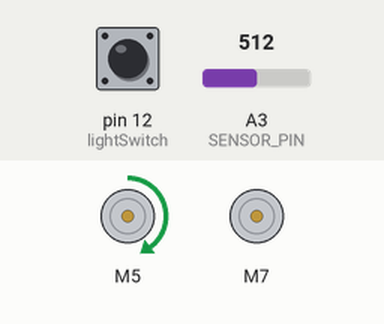
Bench run of a program on a simulated Arduino Nano, built with avr-gcc and run on an emulated ATmega328P. Shown: 2 × DC motor (green arrow = forward, orange = backward, longer = faster). The inputs (shaded band) are chosen by the test bench; at power-on: pin 12 (lightSwitch) LOW, A3 (SENSOR_PIN) = 512.

Above: at 1.2 s.
1.3 s: pin 12 (lightSwitch) pulled HIGH for 3.2 s
At 4.3 s:
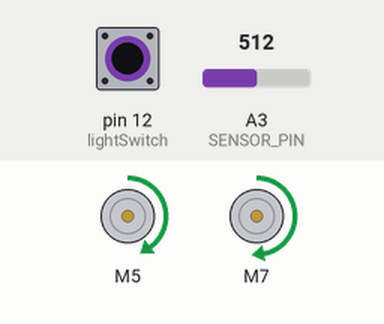
Timing chart, 0 to 6.0 s (numbered marks = the images above; inputs shaded):
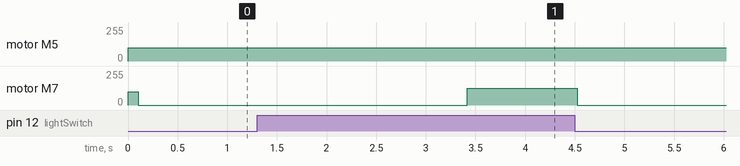

The program:

main.cpp
```cpp
#include <Arduino.h>

#include <Thermistor.h>
#include <NTC_Thermistor.h>
#include <AverageThermistor.h>

#include <L298NX2.h>

#include <Adafruit_SleepyDog.h>

#define SENSOR_PIN A3
#define REFERENCE_RESISTANCE 100000
#define NOMINAL_RESISTANCE 100000
#define NOMINAL_TEMPERATURE 25
#define B_VALUE 3950

#define IDEAL_TEMP 32

/**
  How many readings are taken to determine a mean temperature.
  The more values, the longer a calibration is performed,
  but the readings will be more accurate.
*/
#define READINGS_NUMBER 10

/**
  Delay time between a temperature readings
  from the temperature sensor (ms).
*/
#define DELAY_TIME 10

Thermistor *thermistor = NULL;

const unsigned int EN_A = 3;
const unsigned int IN1_A = 5;
const unsigned int IN2_A = 6;

const unsigned int IN1_B = 7;
const unsigned int IN2_B = 8;
const unsigned int EN_B = 9;

const unsigned int lightSwitch = 12;
unsigned int aSpeed = 50;
unsigned int lightSwitchValue = 0;

L298NX2 motors(EN_A, IN1_A, IN2_A, EN_B, IN1_B, IN2_B);

void setup()
{
  // put your setup code here, to run once:
 //TCCR0B = TCCR0B & (B11111000 | B00000010); // for PWM frequency of 3921.16 Hz
 //TCCR1B = TCCR1B & (B11111000 | B00000010); // for PWM frequency of 3921.16 Hz
 //TCCR2B = TCCR2B & (B11111000 | B00000010); // for PWM frequency of 3921.16 Hz
  // Used to display information

  thermistor = new AverageThermistor(
      new NTC_Thermistor(
          SENSOR_PIN,
          REFERENCE_RESISTANCE,
          NOMINAL_RESISTANCE,
          NOMINAL_TEMPERATURE,
          B_VALUE),
      READINGS_NUMBER,
      DELAY_TIME);

  pinMode(lightSwitch, INPUT); // sets the digital pin 12 as input
  motors.forward();
  motors.setSpeedA(aSpeed);
}
/*
Print some informations in Serial Monitor
*/

void loop()
{
  // put your main code here, to run repeatedly:
  // ramp up/ ramp down speed for temp
  const double celsius = thermistor->readCelsius();

  if (celsius > IDEAL_TEMP)
  {
    if (aSpeed >= 125)
      ;
    else
    {
      aSpeed += 20;
      if (aSpeed >= 125)
        aSpeed = 125;
      motors.setSpeedA(aSpeed);
    }
  }

  else if (celsius < IDEAL_TEMP)
  {
    if (aSpeed <= 0)
      ;
    else
    {
      aSpeed -= 20;
      if (aSpeed <= 0)
        aSpeed = 0;
      motors.setSpeedA(aSpeed);
    }

    ;
  }
  // LED based on if Switch is on
  lightSwitchValue = digitalRead(lightSwitch);

  if (lightSwitchValue == 1)
  {
    motors.forwardB();
    motors.setSpeedB(127);
  }
  else if (lightSwitchValue == 0)
  {
    motors.stopB();
    motors.setSpeedB(0);
  }

  delay(1000);
}
```

Measured:
- after the input at 1.3 s, motor M7: stopped → forward 127/255 after 2.1 s, → stopped 1.1 s later
